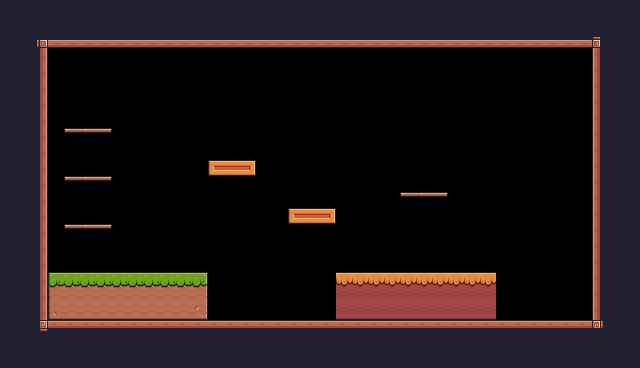

A 2D game scene composited from a Tiled map and its tileset images. What follows is a short description and the map's XML, with every tile layer's data as written:
An orthogonal 40x23 tile map with 16x16 px tiles, 1 tile layer (BackGround) and 15 objects (8x soild, 4x Platform, Player).

<map version="1.10" tiledversion="git" orientation="orthogonal" renderorder="right-down" width="40" height="23" tilewidth="16" tileheight="16" infinite="0" nextlayerid="4" nextobjectid="32">
 <tileset firstgid="1" source="pixel_advenure.tsx" />
 <layer id="1" name="BackGround" width="40" height="23">
  <properties>
   <property name="BackgroundColor" value="Gray" />
  </properties>
  <data encoding="csv">
24,24,24,24,24,24,24,24,24,24,24,24,24,24,24,24,24,24,24,24,24,24,24,24,24,24,24,24,24,24,24,24,24,24,24,24,24,24,24,24,
24,24,24,24,24,24,24,24,24,24,24,24,24,24,24,24,24,24,24,24,24,24,24,24,24,24,24,24,24,24,24,24,24,24,24,24,24,24,24,24,
24,24,92,134,134,134,134,134,134,134,134,134,134,134,134,134,134,134,134,134,134,134,134,134,134,134,134,134,134,134,134,134,134,134,134,134,134,93,24,24,
24,24,113,0,0,0,0,0,0,0,0,0,0,0,0,0,0,0,0,0,0,0,0,0,0,0,0,0,0,0,0,0,0,0,0,0,0,111,24,24,
24,24,113,0,0,0,0,0,0,0,0,0,0,0,0,0,0,0,0,0,0,0,0,0,0,0,0,0,0,0,0,0,0,0,0,0,0,111,24,24,
24,24,113,0,0,0,0,0,0,0,0,0,0,0,0,0,0,0,0,0,0,0,0,0,0,0,0,0,0,0,0,0,0,0,0,0,0,111,24,24,
24,24,113,0,0,0,0,0,0,0,0,0,0,0,0,0,0,0,0,0,0,0,0,0,0,0,0,0,0,0,0,0,0,0,0,0,0,111,24,24,
24,24,113,0,0,0,0,0,0,0,0,0,0,0,0,0,0,0,0,0,0,0,0,0,0,0,0,0,0,0,0,0,0,0,0,0,0,111,24,24,
24,24,113,0,40,41,42,0,0,0,0,0,0,0,0,0,0,0,0,0,0,0,0,0,0,0,0,0,0,0,0,0,0,0,0,0,0,111,24,24,
24,24,113,0,0,0,0,0,0,0,0,0,0,0,0,0,0,0,0,0,0,0,0,0,0,0,0,0,0,0,0,0,0,0,0,0,0,111,24,24,
24,24,113,0,0,0,0,0,0,0,0,0,0,189,190,191,0,0,0,0,0,0,0,0,0,0,0,0,0,0,0,0,0,0,0,0,0,111,24,24,
24,24,113,0,40,41,42,0,0,0,0,0,0,0,0,0,0,0,0,0,0,0,0,0,0,0,0,0,0,0,0,0,0,0,0,0,0,111,24,24,
24,24,113,0,0,0,0,0,0,0,0,0,0,0,0,0,0,0,0,0,0,0,0,0,0,40,41,42,0,0,0,0,0,0,0,0,0,111,24,24,
24,24,113,0,0,0,0,0,0,0,0,0,0,0,0,0,0,0,189,190,191,0,0,0,0,0,0,0,0,0,0,0,0,0,0,0,0,111,24,24,
24,24,113,0,40,41,42,0,0,0,0,0,0,0,0,0,0,0,0,0,0,0,0,0,0,0,0,0,0,0,0,0,0,0,0,0,0,111,24,24,
24,24,113,0,0,0,0,0,0,0,0,0,0,0,0,0,0,0,0,0,0,0,0,0,0,0,0,0,0,0,0,0,0,0,0,0,0,111,24,24,
24,24,113,0,0,0,0,0,0,0,0,0,0,0,0,0,0,0,0,0,0,0,0,0,0,0,0,0,0,0,0,0,0,0,0,0,0,111,24,24,
24,24,113,7,8,8,8,8,8,8,8,8,9,0,0,0,0,0,0,0,0,96,96,96,96,96,96,96,96,96,96,0,0,0,0,0,0,111,24,24,
24,24,113,29,30,30,30,30,30,30,30,30,31,0,0,0,0,0,0,0,0,118,118,118,118,118,118,118,118,118,118,0,0,0,0,0,0,111,24,24,
24,24,113,51,52,52,52,52,52,52,52,52,53,0,0,0,0,0,0,0,0,140,140,140,140,140,140,140,140,140,140,0,0,0,0,0,0,111,24,24,
24,24,114,90,90,90,90,90,90,90,90,90,90,90,90,90,90,90,90,90,90,90,90,90,90,90,90,90,90,90,90,90,90,90,90,90,90,115,24,24,
24,24,24,24,24,24,24,24,24,24,24,24,24,24,24,24,24,24,24,24,24,24,24,24,24,24,24,24,24,24,24,24,24,24,24,24,24,24,24,24,
24,24,24,24,24,24,24,24,24,24,24,24,24,24,24,24,24,24,24,24,24,24,24,24,24,24,24,24,24,24,24,24,24,24,24,24,24,24,24,24
</data>
 </layer>
 <objectgroup id="2" name="Spawnpoints">
  <object id="2" name="Player" type="Player" x="256" y="272" width="31.4557" height="32" rotation="359.869" />
 </objectgroup>
 <objectgroup id="3" name="Collisions">
  <object id="13" type="soild" x="32" y="48" width="16" height="288" />
  <object id="14" type="soild" x="32" y="32" width="560" height="16" />
  <object id="15" type="soild" x="592" y="48" width="16" height="272" />
  <object id="17" x="592" y="32" width="16" height="16" />
  <object id="18" type="soild" x="48" y="320" width="560" height="16" />
  <object id="20" type="soild" x="48" y="272" width="160" height="48" />
  <object id="21" type="soild" x="336" y="272" width="160" height="48" />
  <object id="22" type="soild" x="208" y="160" width="48" height="16" />
  <object id="23" x="288" y="208" width="48" height="16" />
  <object id="27" type="Platform" x="64" y="128" width="48" height="16" />
  <object id="28" type="Platform" x="64" y="176" width="48" height="16" />
  <object id="29" type="Platform" x="400" y="192" width="48" height="16" />
  <object id="30" type="soild" x="288" y="208" width="48" height="16" />
  <object id="31" type="Platform" x="64" y="224" width="48" height="16" />
 </objectgroup>
</map>
